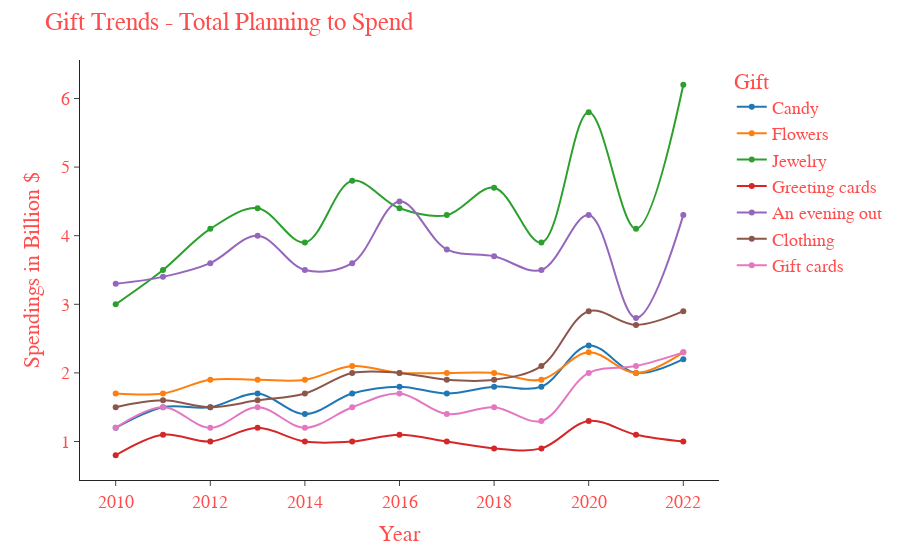

The notebook cell saved with this chart:
### Code cell
fig = px.line(hgttes, x = "Year", y = list(hgttes.columns[1 : ]),
              markers = True, line_shape = 'spline',
              labels={
                      "value": "Spendings in Billion $",
                      "variable": "Gift"
                     }
)

fig.update_layout(
    title = "Gift Trends - Total Planning to Spend",
    font=dict(
        family = font_family,
        size = 18,
        color = "#ff4d4d",
    )
)

fig.update_traces(
                  selector = dict(type=''),
                  marker = dict(size=6,
                              line = dict(width=2,
                                        color = 'darkred')),
                 )

fig.update_yaxes(type="linear")

fig.show()

### Figure 1 — Plotly figure (JSON) as saved in the notebook; plotly's stock layout.template omitted (floating-point values rounded to 4 significant figures)
{"data": [{"hovertemplate": "Gift=Candy<br>Year=%{x}<br>Spendings in Billion $=%{y}<extra></extra>", "legendgroup": "Candy", "line": {"color": "#1F77B4", "dash": "solid", "shape": "spline"}, "marker": {"symbol": "circle"}, "mode": "lines+markers", "name": "Candy", "orientation": "h", "showlegend": true, "type": "scatter", "x": [2010, 2011, 2012, 2013, 2014, 2015, 2016, 2017, 2018, 2019, 2020, 2021, 2022], "xaxis": "x", "y": ["1.2", "1.5", "1.5", "1.7", "1.4", "1.7", "1.8", "1.7", "1.8", "1.8", "2.4", "2.0", "2.2"], "yaxis": "y"}, {"hovertemplate": "Gift=Flowers<br>Year=%{x}<br>Spendings in Billion $=%{y}<extra></extra>", "legendgroup": "Flowers", "line": {"color": "#FF7F0E", "dash": "solid", "shape": "spline"}, "marker": {"symbol": "circle"}, "mode": "lines+markers", "name": "Flowers", "orientation": "h", "showlegend": true, "type": "scatter", "x": [2010, 2011, 2012, 2013, 2014, 2015, 2016, 2017, 2018, 2019, 2020, 2021, 2022], "xaxis": "x", "y": ["1.7", "1.7", "1.9", "1.9", "1.9", "2.1", "2.0", "2.0", "2.0", "1.9", "2.3", "2.0", "2.3"], "yaxis": "y"}, {"hovertemplate": "Gift=Jewelry<br>Year=%{x}<br>Spendings in Billion $=%{y}<extra></extra>", "legendgroup": "Jewelry", "line": {"color": "#2CA02C", "dash": "solid", "shape": "spline"}, "marker": {"symbol": "circle"}, "mode": "lines+markers", "name": "Jewelry", "orientation": "h", "showlegend": true, "type": "scatter", "x": [2010, 2011, 2012, 2013, 2014, 2015, 2016, 2017, 2018, 2019, 2020, 2021, 2022], "xaxis": "x", "y": ["3.0", "3.5", "4.1", "4.4", "3.9", "4.8", "4.4", "4.3", "4.7", "3.9", "5.8", "4.1", "6.2"], "yaxis": "y"}, {"hovertemplate": "Gift=Greeting cards<br>Year=%{x}<br>Spendings in Billion $=%{y}<extra></extra>", "legendgroup": "Greeting cards", "line": {"color": "#D62728", "dash": "solid", "shape": "spline"}, "marker": {"symbol": "circle"}, "mode": "lines+markers", "name": "Greeting cards", "orientation": "h", "showlegend": true, "type": "scatter", "x": [2010, 2011, 2012, 2013, 2014, 2015, 2016, 2017, 2018, 2019, 2020, 2021, 2022], "xaxis": "x", "y": ["0.8", "1.1", "1.0", "1.2", "1.0", "1.0", "1.1", "1.0", "0.9", "0.9", "1.3", "1.1", "1.0"], "yaxis": "y"}, {"hovertemplate": "Gift=An evening out<br>Year=%{x}<br>Spendings in Billion $=%{y}<extra></extra>", "legendgroup": "An evening out", "line": {"color": "#9467BD", "dash": "solid", "shape": "spline"}, "marker": {"symbol": "circle"}, "mode": "lines+markers", "name": "An evening out", "orientation": "h", "showlegend": true, "type": "scatter", "x": [2010, 2011, 2012, 2013, 2014, 2015, 2016, 2017, 2018, 2019, 2020, 2021, 2022], "xaxis": "x", "y": ["3.3", "3.4", "3.6", "4.0", "3.5", "3.6", "4.5", "3.8", "3.7", "3.5", "4.3", "2.8", "4.3"], "yaxis": "y"}, {"hovertemplate": "Gift=Clothing<br>Year=%{x}<br>Spendings in Billion $=%{y}<extra></extra>", "legendgroup": "Clothing", "line": {"color": "#8C564B", "dash": "solid", "shape": "spline"}, "marker": {"symbol": "circle"}, "mode": "lines+markers", "name": "Clothing", "orientation": "h", "showlegend": true, "type": "scatter", "x": [2010, 2011, 2012, 2013, 2014, 2015, 2016, 2017, 2018, 2019, 2020, 2021, 2022], "xaxis": "x", "y": ["1.5", "1.6", "1.5", "1.6", "1.7", "2.0", "2.0", "1.9", "1.9", "2.1", "2.9", "2.7", "2.9"], "yaxis": "y"}, {"hovertemplate": "Gift=Gift cards<br>Year=%{x}<br>Spendings in Billion $=%{y}<extra></extra>", "legendgroup": "Gift cards", "line": {"color": "#E377C2", "dash": "solid", "shape": "spline"}, "marker": {"symbol": "circle"}, "mode": "lines+markers", "name": "Gift cards", "orientation": "h", "showlegend": true, "type": "scatter", "x": [2010, 2011, 2012, 2013, 2014, 2015, 2016, 2017, 2018, 2019, 2020, 2021, 2022], "xaxis": "x", "y": ["1.2", "1.5", "1.2", "1.5", "1.2", "1.5", "1.7", "1.4", "1.5", "1.3", "2.0", "2.1", "2.3"], "yaxis": "y"}], "layout": {"font": {"color": "#ff4d4d", "family": "Verdana", "size": 18}, "legend": {"title": {"text": "Gift"}, "tracegroupgap": 0}, "margin": {"t": 60}, "title": {"text": "Gift Trends - Total Planning to Spend"}, "xaxis": {"anchor": "y", "domain": [0, 1], "title": {"text": "Year"}}, "yaxis": {"anchor": "x", "domain": [0, 1], "title": {"text": "Spendings in Billion $"}, "type": "linear"}}}
